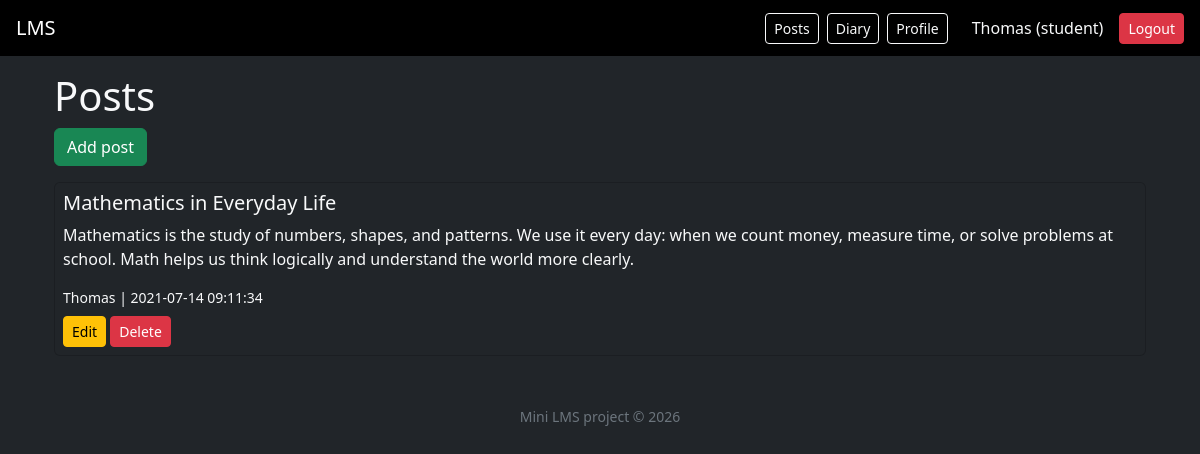
The app's page /?page=posts (signed in) with its own data.
### tables this page shows
CREATE TABLE `posts` (
  `id` int(11) NOT NULL,
  `title` varchar(255) DEFAULT NULL,
  `content` text DEFAULT NULL,
  `user_id` int(11) DEFAULT NULL,
  `visibility` varchar(50) DEFAULT NULL,
  `created_at` timestamp NOT NULL DEFAULT current_timestamp()
);

CREATE TABLE `users` (
  `id` int(11) NOT NULL,
  `email` varchar(255) DEFAULT NULL,
  `password` varchar(255) DEFAULT NULL,
  `role` varchar(50) DEFAULT NULL
);

### controllers/PostController.php (called while the page is built, shortened)
<?php
class PostController {
    public function index() {
        render('posts', ['posts' => (new Post())->allVisible()]);
    }
}
?>

### core/helpers.php (called while the page is built, shortened)
<?php
function user(){
    return $_SESSION['user'] ?? null;
}
?>

### models/Post.php (called while the page is built, shortened)
<?php
class Post {
    public function allVisible() {
        global $pdo;
        $role = user()['role'] ?? 'guest';
        $stmt = $pdo->prepare("
            SELECT p.*, u.email
            FROM posts p
            JOIN users u ON p.user_id = u.id
            WHERE p.visibility='all' OR p.visibility=?
            ORDER BY p.id DESC
        ");
        $stmt->execute([$role]);
        return $stmt->fetchAll(PDO::FETCH_ASSOC);
    }
}
?>

### views/posts.php (the view)
<div class="container">
    <h1>Posts</h1>
    <a href="?page=add" class="btn btn-success mb-3">Add post</a>
    <?php foreach ($posts as $p): ?>
        <div class="card bg-dark text-light p-2 mb-2">
            <h5><?= htmlspecialchars($p['title']) ?></h5>
            <p><?= htmlspecialchars($p['content']) ?></p>
            <small>
                <?= htmlspecialchars($p['email']) ?> |
                <?= $p['created_at'] ?>
            </small>
            <?php if (user() && user()['id'] == $p['user_id']): ?>
                <div class="mt-2">
                    <a href="?page=edit&id=<?= $p['id'] ?>" class="btn btn-warning btn-sm">Edit</a>
                    <a href="?page=delete&id=<?= $p['id'] ?>" class="btn btn-danger btn-sm">Delete</a>
                </div>
            <?php endif; ?>
        </div>
    <?php endforeach; ?>
</div>

### views/layout/header.php (shortened to what this page needs)
<?php $u = user(); ?>
<!DOCTYPE html>
<html lang="en">
<head>
    <link href="https://cdn.jsdelivr.net/npm/bootstrap@5.3.0/dist/css/bootstrap.min.css" rel="stylesheet">
</head>
<body class="bg-dark text-light">
<nav class="navbar navbar-expand-lg navbar-dark bg-black px-3">
    <a class="navbar-brand" href="?page=home">LMS</a>
    <div class="ms-auto d-flex gap-2 align-items-center">
        <a href="?page=posts" class="btn btn-outline-light btn-sm">Posts</a>
        <?php if ($u): ?>
        <a href="?page=diary" class="btn btn-outline-light btn-sm">Diary</a>
        <?php endif; ?>
        <a href="?page=profile" class="btn btn-outline-light btn-sm">Profile</a>
        <?php if ($u): ?>
            <span class="text-light ms-3">
                <?= htmlspecialchars($u['email']) ?>
                (<?= htmlspecialchars($u['role']) ?>)
            </span>
            <a href="?page=logout" class="btn btn-danger btn-sm ms-2">Logout</a>
        <?php else: ?>
            <a href="?page=login" class="btn btn-primary btn-sm">Login</a>
            <a href="?page=register" class="btn btn-success btn-sm">Register</a>
        <?php endif; ?>
    </div>
</nav>
<div class="container mt-3">

### records on screen
posts: user.email "Thomas", title "Mathematics in Everyday Life", content "Mathematics is the study of numbers, shapes, and patterns. We use it every day: when we count money, measure time, or solve problems at school. Math helps us think logically and understand the world more clearly.", created_at "2021-07-14 09:11:34"

### other values on screen
$u['role'] "student"
